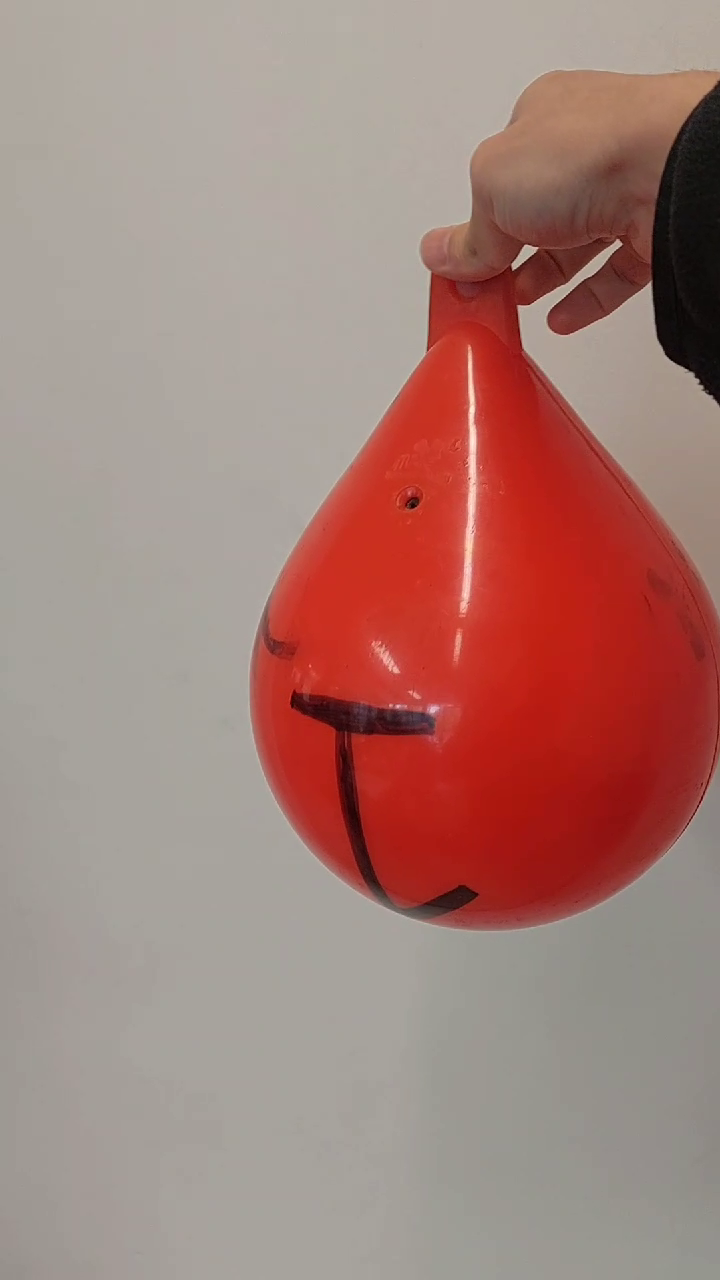
#> input picture frame 23 of phone_objects_videos/orange_buoy.mp4, 720 x 1280 px
$ python color_calibration.py
#> lines starting #> are read from the running program, lines starting #| are printed output that depends on the picture; after the words box and inside, x2 and y2 are one past the last pixel; in counts of white or black regions, pixels touching at a corner belong together
# PDCP Color calibration for object tracking
# Last update 21/abril/2025

import cv2
import numpy as np

print('\nHola!!\n')
print("   Move the sliders to adjust the HSV values to correctly define the object \n\t-click on the video to see the HSV of the pixel\n\t-press 'p' to print the currect HSV slider values\n\t-press 'q' to exit")

def nothing(x):
    pass

# HSV values on click
def get_hsv_on_click(event, x, y, flags, param):
    if event == cv2.EVENT_LBUTTONDOWN:
        hsv_image = param
        if y < hsv_image.shape[0] and x < hsv_image.shape[1]:
            hsv_value = hsv_image[y, x]
            print(f"Clicked HSV at ({x},{y}): H={hsv_value[0]}, S={hsv_value[1]}, V={hsv_value[2]}")


# Create a separate window for sliders
cv2.namedWindow("Color Tuner")

# Create trackbars for color tuning
cv2.createTrackbar("Lower H", "Color Tuner", 0, 179, nothing)
#> slider 'Lower H' is set to 35
cv2.createTrackbar("Lower S", "Color Tuner", 0, 255, nothing)
#> slider 'Lower S' is set to 51
cv2.createTrackbar("Lower V", "Color Tuner", 0, 255, nothing)
#> slider 'Lower V' is set to 51
cv2.createTrackbar("Upper H", "Color Tuner", 179, 179, nothing)
cv2.createTrackbar("Upper S", "Color Tuner", 255, 255, nothing)
cv2.createTrackbar("Upper V", "Color Tuner", 255, 255, nothing)

# Open video file or webcam
video_path = "phone_objects_videos/orange_buoy.mp4"  # Change to your video file or use 0 for webcam
cap = cv2.VideoCapture(video_path)

# Get FPS for playback speed control
fps = cap.get(cv2.CAP_PROP_FPS)
delay = int(1000 / fps) if fps > 0 else 30  # Default to 30ms if FPS is unknown

# Get the original aspect ratio
_, frame = cap.read()
#> frame is the input picture: shape (1280, 720, 3); mean B, G, R 121.6, 128.9, 164.7
original_height, original_width = frame.shape[:2]
#> original_height = 1280; original_width = 720
cap.set(cv2.CAP_PROP_POS_FRAMES, 0)  # Reset video

# Define maximum display width for all images
max_display_width = 600  # Change this if needed

# Compute the height that maintains the aspect ratio
aspect_ratio = original_height / original_width
#> aspect_ratio = 1.78
display_width = max_display_width // 2  # Each image takes half the total width
display_height = int(display_width * aspect_ratio)  # Maintain aspect ratio
#> display_height = 533

while True:
    ret, frame = cap.read()
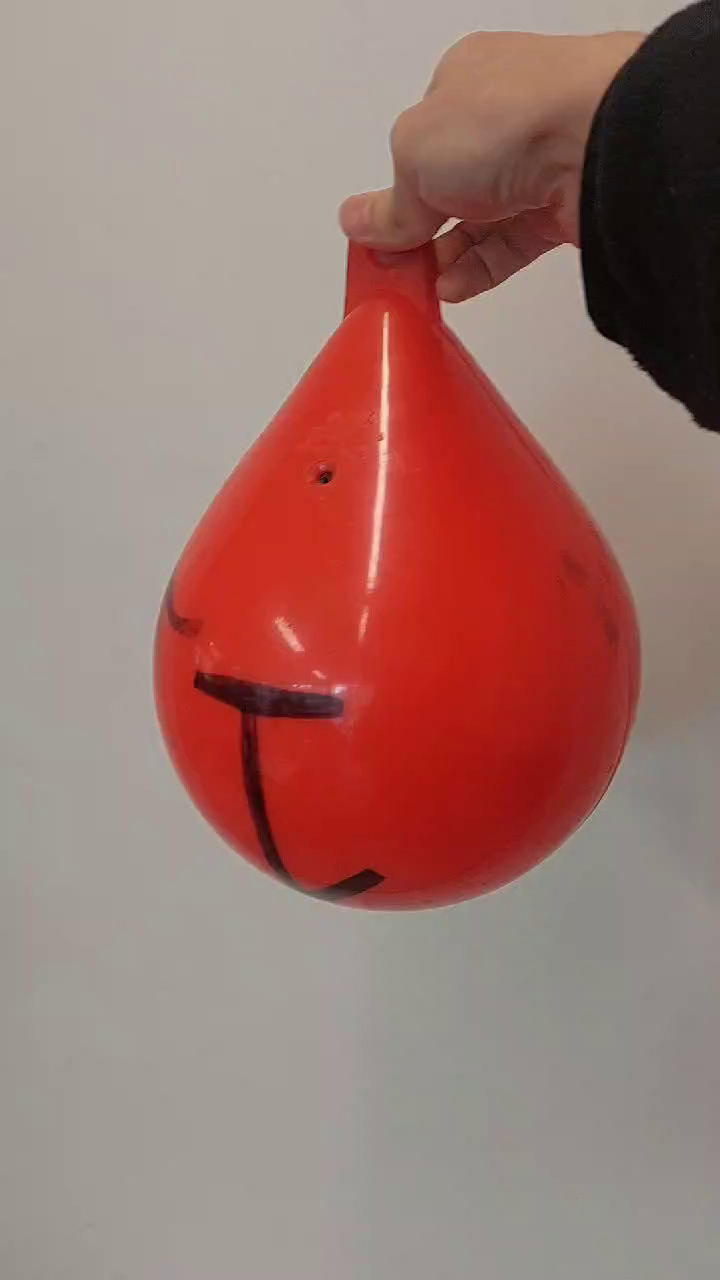
#> input picture frame 0 of phone_objects_videos/orange_buoy.mp4, 720 x 1280 px
#> frame is the input picture: shape (1280, 720, 3); mean B, G, R 112.1, 118.9, 157
    if not ret:
        cap.set(cv2.CAP_PROP_POS_FRAMES, 0)  # Loop the video
        continue

    # Resize frame while maintaining aspect ratio
    frame = cv2.resize(frame, (display_width, display_height))
#> frame: shape (533, 300, 3)

    # Convert frame to HSV
    hsv = cv2.cvtColor(frame, cv2.COLOR_BGR2HSV)
#> hsv: shape (533, 300, 3); mean H, S, V 14.1, 71.3, 157

    # Click of mouse
    cv2.setMouseCallback("Color Calibration", get_hsv_on_click, hsv)

    # Get trackbar positions
    lower_h = cv2.getTrackbarPos("Lower H", "Color Tuner")
    lower_s = cv2.getTrackbarPos("Lower S", "Color Tuner")
    lower_v = cv2.getTrackbarPos("Lower V", "Color Tuner")
    upper_h = cv2.getTrackbarPos("Upper H", "Color Tuner")
    upper_s = cv2.getTrackbarPos("Upper S", "Color Tuner")
    upper_v = cv2.getTrackbarPos("Upper V", "Color Tuner")

    lower_color = np.array([lower_h, lower_s, lower_v])
    upper_color = np.array([upper_h, upper_s, upper_v])

    # Create mask and apply it
    mask = cv2.inRange(hsv, lower_color, upper_color)
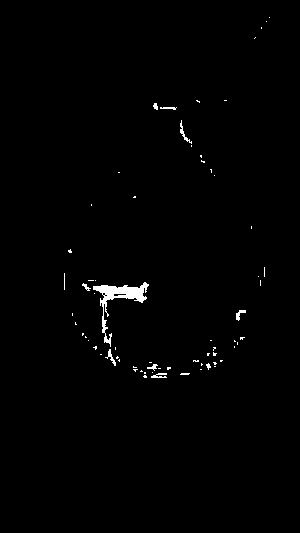
#> mask: shape (533, 300); 0.89% white; 67 white regions (58 under 20 px), largest, box (x1, y1, x2, y2) and area: (93, 282, 149, 347) 788, (180, 120, 192, 144) 62, (105, 349, 116, 366) 54
    result = cv2.bitwise_and(frame, frame, mask=mask)

    # Convert mask to BGR so all images have 3 channels
    mask_bgr = cv2.cvtColor(mask, cv2.COLOR_GRAY2BGR)

    # Stack images into a 2x2 grid (Original + Mask | Filtered + Empty Space)
    top_row = np.hstack((frame, mask_bgr))  # Original + Mask
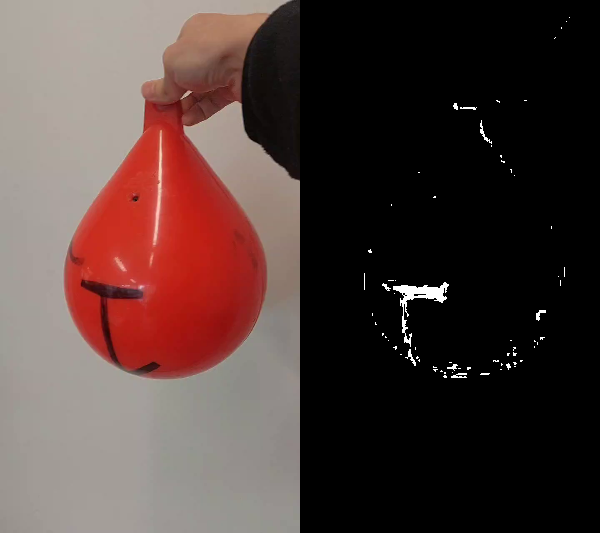
#> top_row: shape (533, 600, 3); mean B, G, R 57.2, 60.6, 79.6
    bottom_row = np.hstack((result, np.zeros_like(result)))  # Filtered + Empty space
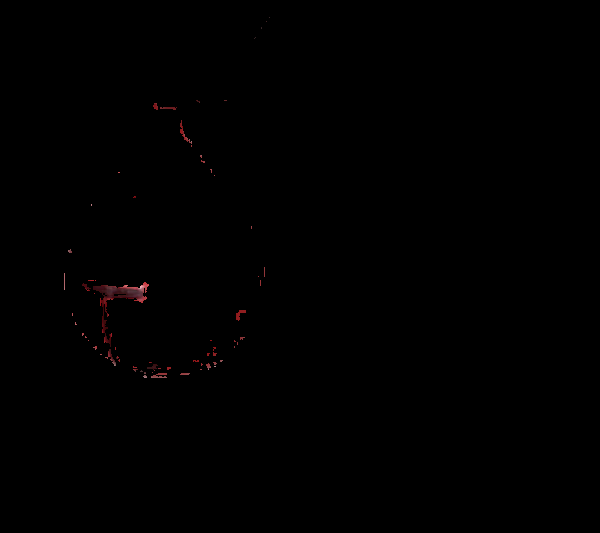
#> bottom_row: shape (533, 600, 3); mean B, G, R 0.2, 0.2, 0.5
    combined_display = np.vstack((top_row, bottom_row))  # Stack rows vertically
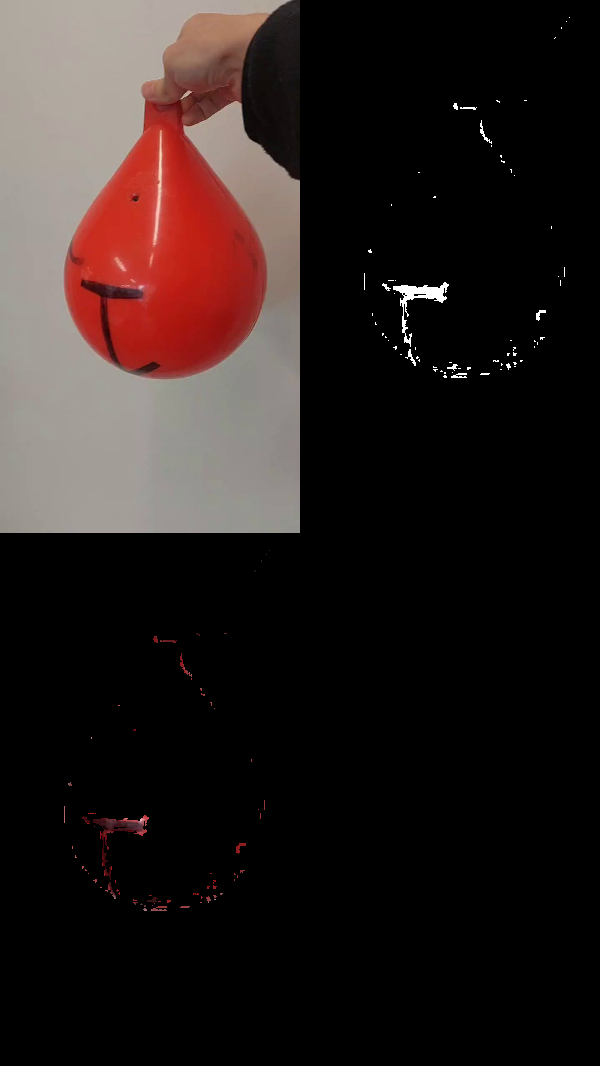
#> combined_display: shape (1066, 600, 3); mean B, G, R 28.7, 30.4, 40.1

    # Show the combined display in a single window
    cv2.imshow("Color Calibration", combined_display)

    key = cv2.waitKey(delay) & 0xFF
#> (key q is pressed here)

    if key == ord('q'): #quit the program
        break
    elif key == ord('p'): #print the values
        print("\nCurrent HSV Slider Values:")
        print(f"Lower H: {lower_h}, Lower S: {lower_s}, Lower V: {lower_v}")
        print(f"Upper H: {upper_h}, Upper S: {upper_s}, Upper V: {upper_v}")

# Print final trackbar values on exit
print("\nFinal HSV Values:")
print(f"Lower H: {lower_h}, Lower S: {lower_s}, Lower V: {lower_v}")
print(f"Upper H: {upper_h}, Upper S: {upper_s}, Upper V: {upper_v}")

cap.release()
cv2.destroyAllWindows()

print("\n\tBYEEE\n")

$ run again, starting later in the video
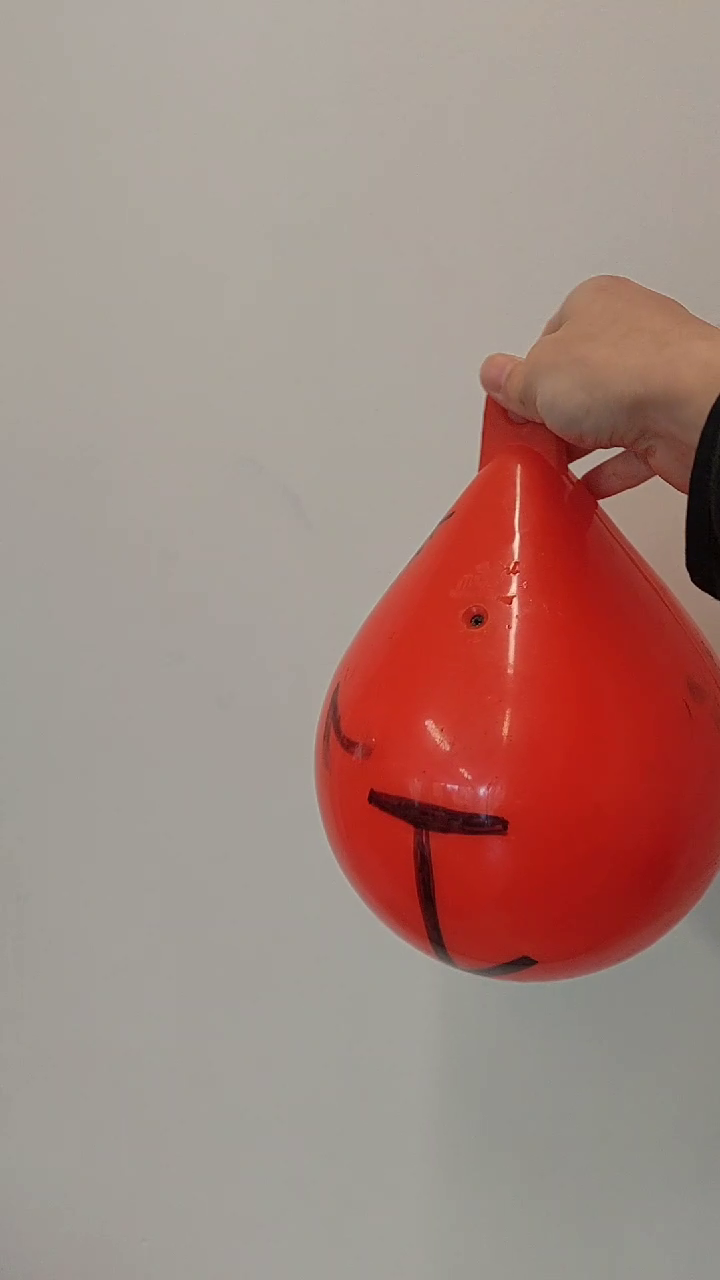
#> input picture frame 106 of phone_objects_videos/orange_buoy.mp4, 720 x 1280 px
#> frame is the input picture: shape (1280, 720, 3); mean B, G, R 127.2, 135.1, 163.7
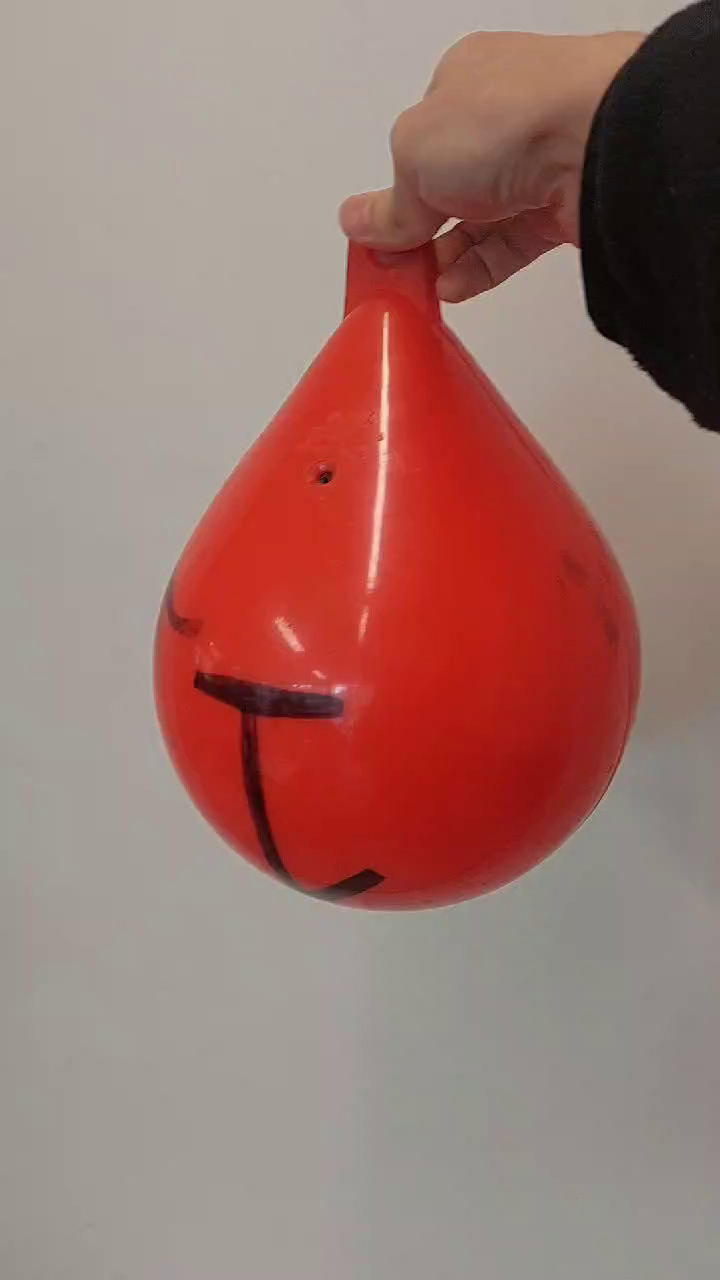
#> input picture frame 0 of phone_objects_videos/orange_buoy.mp4, 720 x 1280 px
#> frame is the input picture: shape (1280, 720, 3); mean B, G, R 112.1, 118.9, 157
#> frame: shape (533, 300, 3)
#> hsv: shape (533, 300, 3); mean H, S, V 14.1, 71.3, 157
#> mask: shape (533, 300); 0.89% white; 67 white regions (58 under 20 px), largest, box (x1, y1, x2, y2) and area: (93, 282, 149, 347) 788, (180, 120, 192, 144) 62, (105, 349, 116, 366) 54

$ run again, starting later in the video
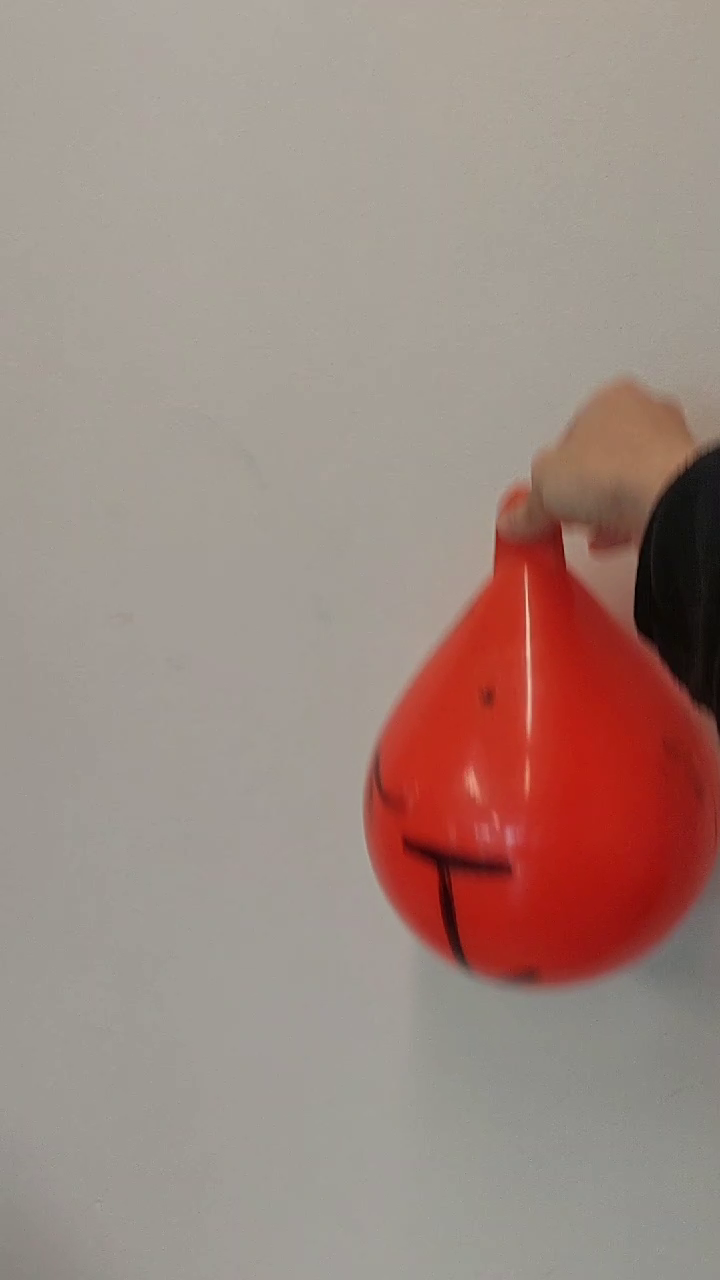
#> input picture frame 188 of phone_objects_videos/orange_buoy.mp4, 720 x 1280 px
#> frame is the input picture: shape (1280, 720, 3); mean B, G, R 129.6, 137.6, 158.8
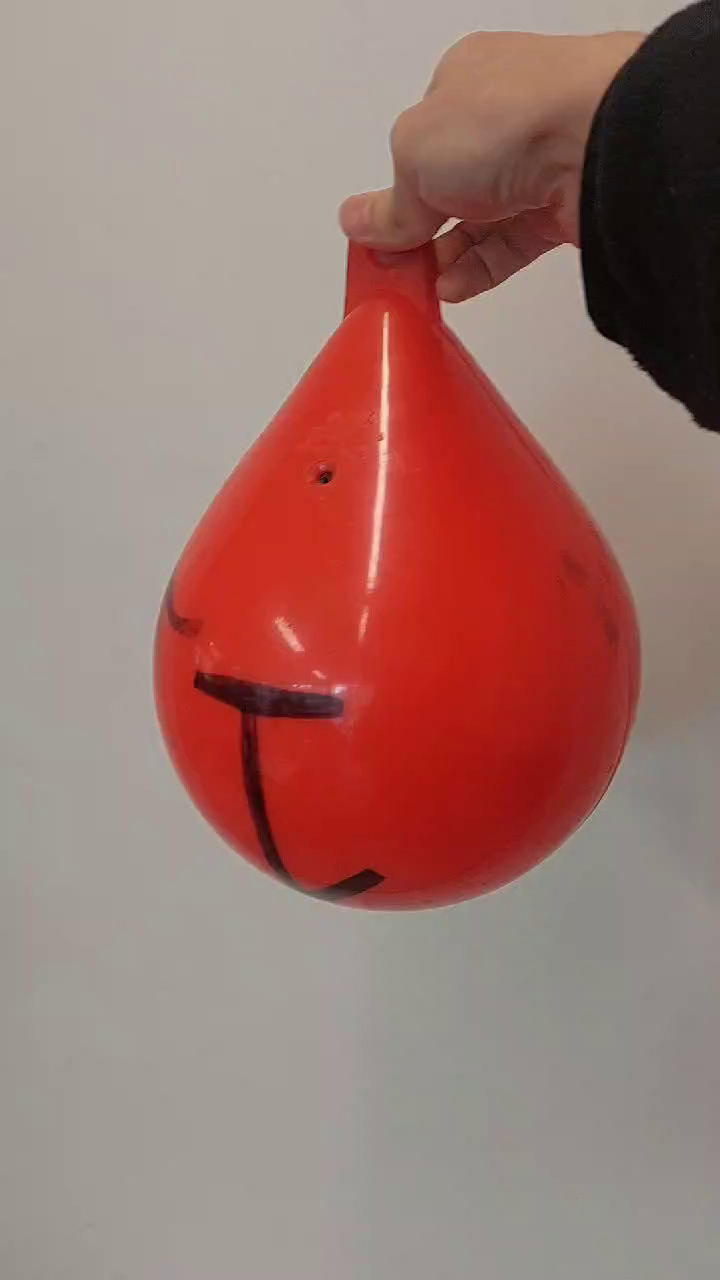
#> input picture frame 0 of phone_objects_videos/orange_buoy.mp4, 720 x 1280 px
#> frame is the input picture: shape (1280, 720, 3); mean B, G, R 112.1, 118.9, 157
#> frame: shape (533, 300, 3)
#> hsv: shape (533, 300, 3); mean H, S, V 14.1, 71.3, 157
#> mask: shape (533, 300); 0.89% white; 67 white regions (58 under 20 px), largest, box (x1, y1, x2, y2) and area: (93, 282, 149, 347) 788, (180, 120, 192, 144) 62, (105, 349, 116, 366) 54
